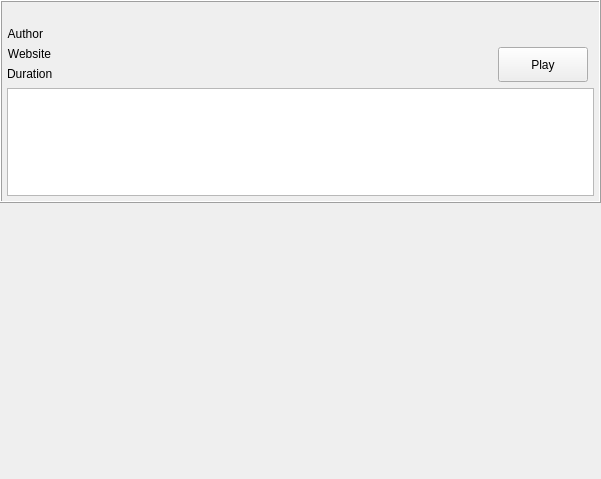
<?xml version="1.0" encoding="UTF-8"?>
<ui version="4.0">
 <class>Form</class>
 <widget class="QWidget" name="Form">
  <property name="geometry">
   <rect>
    <x>0</x>
    <y>0</y>
    <width>601</width>
    <height>479</height>
   </rect>
  </property>
  <property name="windowTitle">
   <string>Form</string>
  </property>
  <layout class="QGridLayout" name="gridLayout">
   <property name="sizeConstraint">
    <enum>QLayout::SetMaximumSize</enum>
   </property>
   <property name="leftMargin">
    <number>0</number>
   </property>
   <property name="topMargin">
    <number>0</number>
   </property>
   <property name="rightMargin">
    <number>0</number>
   </property>
   <property name="bottomMargin">
    <number>0</number>
   </property>
   <item row="2" column="0">
    <layout class="QHBoxLayout" name="layout_thumbnail">
     <property name="sizeConstraint">
      <enum>QLayout::SetDefaultConstraint</enum>
     </property>
     <item>
      <widget class="QLabel" name="label_thumbnail">
       <property name="sizePolicy">
        <sizepolicy hsizetype="Fixed" vsizetype="Fixed">
         <horstretch>0</horstretch>
         <verstretch>0</verstretch>
        </sizepolicy>
       </property>
       <property name="minimumSize">
        <size>
         <width>270</width>
         <height>270</height>
        </size>
       </property>
       <property name="maximumSize">
        <size>
         <width>270</width>
         <height>270</height>
        </size>
       </property>
       <property name="mouseTracking">
        <bool>true</bool>
       </property>
       <property name="text">
        <string/>
       </property>
      </widget>
     </item>
     <item>
      <spacer name="horizontalSpacer_2">
       <property name="orientation">
        <enum>Qt::Horizontal</enum>
       </property>
       <property name="sizeHint" stdset="0">
        <size>
         <width>40</width>
         <height>0</height>
        </size>
       </property>
      </spacer>
     </item>
    </layout>
   </item>
   <item row="1" column="0">
    <widget class="QFrame" name="frame">
     <property name="frameShape">
      <enum>QFrame::Box</enum>
     </property>
     <property name="frameShadow">
      <enum>QFrame::Raised</enum>
     </property>
     <property name="lineWidth">
      <number>1</number>
     </property>
     <layout class="QGridLayout" name="gridLayout_3">
      <property name="leftMargin">
       <number>5</number>
      </property>
      <property name="topMargin">
       <number>5</number>
      </property>
      <property name="rightMargin">
       <number>5</number>
      </property>
      <property name="bottomMargin">
       <number>5</number>
      </property>
      <item row="0" column="0">
       <layout class="QVBoxLayout" name="verticalLayout">
        <item>
         <widget class="QLabel" name="label_title">
          <property name="sizePolicy">
           <sizepolicy hsizetype="Preferred" vsizetype="Maximum">
            <horstretch>0</horstretch>
            <verstretch>0</verstretch>
           </sizepolicy>
          </property>
          <property name="text">
           <string/>
          </property>
          <property name="wordWrap">
           <bool>true</bool>
          </property>
          <property name="textInteractionFlags">
           <set>Qt::LinksAccessibleByMouse|Qt::TextSelectableByMouse</set>
          </property>
         </widget>
        </item>
        <item>
         <layout class="QHBoxLayout" name="horizontalLayout_2">
          <item>
           <layout class="QFormLayout" name="formLayout_meta">
            <item row="0" column="0">
             <widget class="QLabel" name="label_static_meta_author">
              <property name="layoutDirection">
               <enum>Qt::LeftToRight</enum>
              </property>
              <property name="text">
               <string>Author</string>
              </property>
              <property name="alignment">
               <set>Qt::AlignRight|Qt::AlignTrailing|Qt::AlignVCenter</set>
              </property>
              <property name="textInteractionFlags">
               <set>Qt::LinksAccessibleByMouse|Qt::TextSelectableByMouse</set>
              </property>
             </widget>
            </item>
            <item row="0" column="1">
             <widget class="QLabel" name="label_meta_author">
              <property name="text">
               <string/>
              </property>
              <property name="openExternalLinks">
               <bool>true</bool>
              </property>
              <property name="textInteractionFlags">
               <set>Qt::LinksAccessibleByMouse|Qt::TextSelectableByMouse</set>
              </property>
             </widget>
            </item>
            <item row="1" column="0">
             <widget class="QLabel" name="label_static_meta_duration_2">
              <property name="layoutDirection">
               <enum>Qt::LeftToRight</enum>
              </property>
              <property name="text">
               <string>Website</string>
              </property>
              <property name="alignment">
               <set>Qt::AlignRight|Qt::AlignTrailing|Qt::AlignVCenter</set>
              </property>
              <property name="textInteractionFlags">
               <set>Qt::LinksAccessibleByMouse|Qt::TextSelectableByMouse</set>
              </property>
             </widget>
            </item>
            <item row="1" column="1">
             <widget class="QLabel" name="label_meta_website">
              <property name="text">
               <string/>
              </property>
              <property name="openExternalLinks">
               <bool>true</bool>
              </property>
              <property name="textInteractionFlags">
               <set>Qt::LinksAccessibleByMouse|Qt::TextSelectableByMouse</set>
              </property>
             </widget>
            </item>
            <item row="2" column="0">
             <widget class="QLabel" name="label_static_meta_duration">
              <property name="text">
               <string>Duration</string>
              </property>
              <property name="textInteractionFlags">
               <set>Qt::LinksAccessibleByMouse|Qt::TextSelectableByMouse</set>
              </property>
             </widget>
            </item>
            <item row="2" column="1">
             <widget class="QLabel" name="label_meta_duration">
              <property name="text">
               <string/>
              </property>
              <property name="textInteractionFlags">
               <set>Qt::LinksAccessibleByMouse|Qt::TextSelectableByMouse</set>
              </property>
             </widget>
            </item>
           </layout>
          </item>
          <item>
           <layout class="QGridLayout" name="gridLayout_2">
            <item row="1" column="3">
             <widget class="QPushButton" name="pb_play">
              <property name="minimumSize">
               <size>
                <width>90</width>
                <height>35</height>
               </size>
              </property>
              <property name="text">
               <string>Play</string>
              </property>
             </widget>
            </item>
            <item row="1" column="0">
             <spacer name="horizontalSpacer">
              <property name="orientation">
               <enum>Qt::Horizontal</enum>
              </property>
              <property name="sizeHint" stdset="0">
               <size>
                <width>40</width>
                <height>20</height>
               </size>
              </property>
             </spacer>
            </item>
            <item row="1" column="1">
             <widget class="QLabel" name="label_player_status">
              <property name="text">
               <string/>
              </property>
             </widget>
            </item>
            <item row="0" column="0" colspan="5">
             <widget class="QLabel" name="label_date">
              <property name="text">
               <string/>
              </property>
              <property name="alignment">
               <set>Qt::AlignRight|Qt::AlignTrailing|Qt::AlignVCenter</set>
              </property>
              <property name="textInteractionFlags">
               <set>Qt::LinksAccessibleByMouse|Qt::TextSelectableByMouse</set>
              </property>
             </widget>
            </item>
            <item row="1" column="2">
             <widget class="QPushButton" name="pb_star">
              <property name="minimumSize">
               <size>
                <width>35</width>
                <height>35</height>
               </size>
              </property>
              <property name="maximumSize">
               <size>
                <width>35</width>
                <height>35</height>
               </size>
              </property>
              <property name="text">
               <string/>
              </property>
              <property name="flat">
               <bool>true</bool>
              </property>
             </widget>
            </item>
           </layout>
          </item>
         </layout>
        </item>
        <item>
         <widget class="QTextBrowser" name="label_description">
          <property name="enabled">
           <bool>true</bool>
          </property>
          <property name="sizePolicy">
           <sizepolicy hsizetype="Expanding" vsizetype="MinimumExpanding">
            <horstretch>0</horstretch>
            <verstretch>0</verstretch>
           </sizepolicy>
          </property>
          <property name="minimumSize">
           <size>
            <width>0</width>
            <height>40</height>
           </size>
          </property>
          <property name="readOnly">
           <bool>true</bool>
          </property>
          <property name="openExternalLinks">
           <bool>true</bool>
          </property>
         </widget>
        </item>
       </layout>
      </item>
     </layout>
    </widget>
   </item>
  </layout>
 </widget>
 <resources/>
 <connections/>
</ui>
